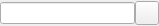
<?xml version="1.0" encoding="UTF-8"?>
<ui version="4.0">
 <class>SearcherObject</class>
 <widget class="QWidget" name="SearcherObject">
  <property name="geometry">
   <rect>
    <x>0</x>
    <y>0</y>
    <width>159</width>
    <height>26</height>
   </rect>
  </property>
  <property name="windowTitle">
   <string>对象查找器</string>
  </property>
  <layout class="QGridLayout" name="gridLayout">
   <property name="margin">
    <number>0</number>
   </property>
   <property name="spacing">
    <number>0</number>
   </property>
   <item row="0" column="0">
    <layout class="QHBoxLayout" name="horizontalLayout">
     <property name="spacing">
      <number>0</number>
     </property>
     <item>
      <widget class="QLineEdit" name="lineEdit_search">
       <property name="minimumSize">
        <size>
         <width>0</width>
         <height>20</height>
        </size>
       </property>
       <property name="sizeIncrement">
        <size>
         <width>0</width>
         <height>20</height>
        </size>
       </property>
      </widget>
     </item>
     <item>
      <widget class="QPushButton" name="pushButton_search">
       <property name="sizePolicy">
        <sizepolicy hsizetype="Fixed" vsizetype="Fixed">
         <horstretch>0</horstretch>
         <verstretch>0</verstretch>
        </sizepolicy>
       </property>
       <property name="minimumSize">
        <size>
         <width>24</width>
         <height>24</height>
        </size>
       </property>
       <property name="maximumSize">
        <size>
         <width>24</width>
         <height>24</height>
        </size>
       </property>
       <property name="text">
        <string/>
       </property>
       <property name="icon">
        <iconset resource="../ModelingTool.qrc">
         <normaloff>:/ModelingTool/Images/search.png</normaloff>:/ModelingTool/Images/search.png</iconset>
       </property>
       <property name="iconSize">
        <size>
         <width>24</width>
         <height>24</height>
        </size>
       </property>
      </widget>
     </item>
    </layout>
   </item>
  </layout>
 </widget>
 <resources>
  <include location="../ModelingTool.qrc"/>
 </resources>
 <connections/>
</ui>
